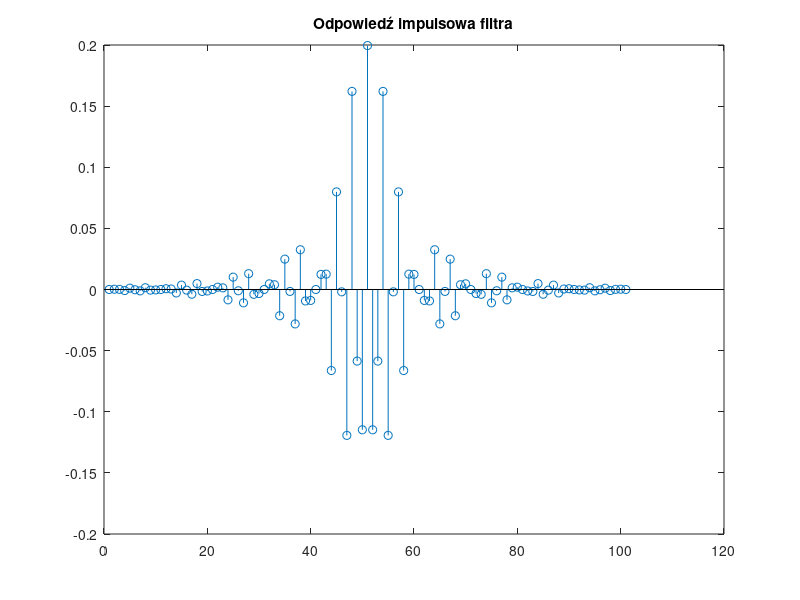
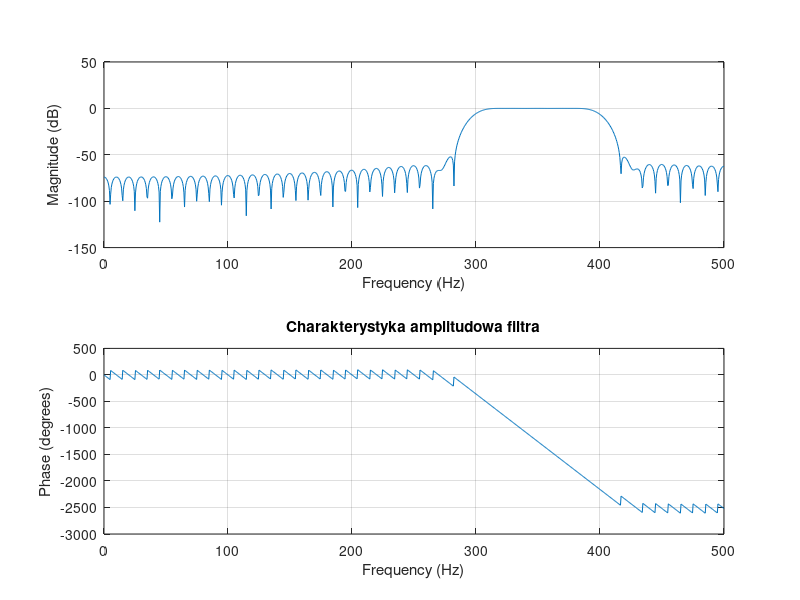

These figures' MATLAB source, in order:
% Częstotliwości składowych sygnału
f1 = 300; % częstotliwość do usunięcia
f2 = 400; % częstotliwość do wzmocnienia

% Częstotliwość próbkowania
Fs = 1000; % dla przykładu

% Tworzenie filtru
N = 100; % długość filtra

% Normalizacja częstotliwości
normalized_f1 = f1 / (Fs/2);
normalized_f2 = f2 / (Fs/2);

% Tworzenie wektora częstotliwości dla funkcji fir1
frequencies = [normalized_f1, normalized_f2];
amplitudes = [1, 1]; % charakterystyka amplitudowa

% Projektowanie filtru FIR
b = fir1(N, frequencies);

% Wyświetlanie odpowiedzi impulsowej filtru
figure;
stem(b);
title('Odpowiedź impulsowa filtra');

% Wyświetlanie charakterystyki amplitudowej filtra
figure;
freqz(b, 1, 1024, Fs);
title('Charakterystyka amplitudowa filtra');